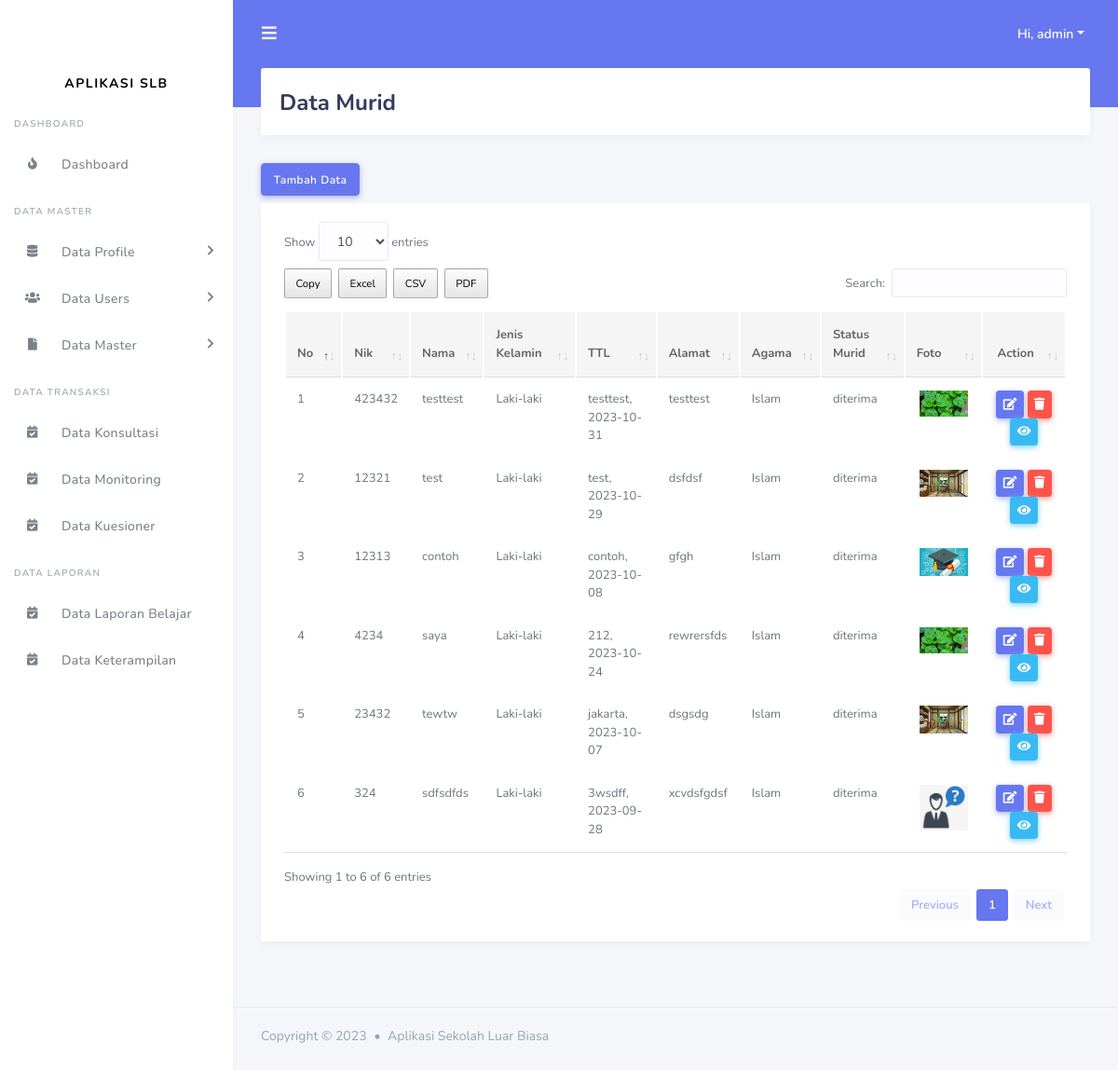
The page /admin/data_murid.php (signed in) on the database as committed earlier.
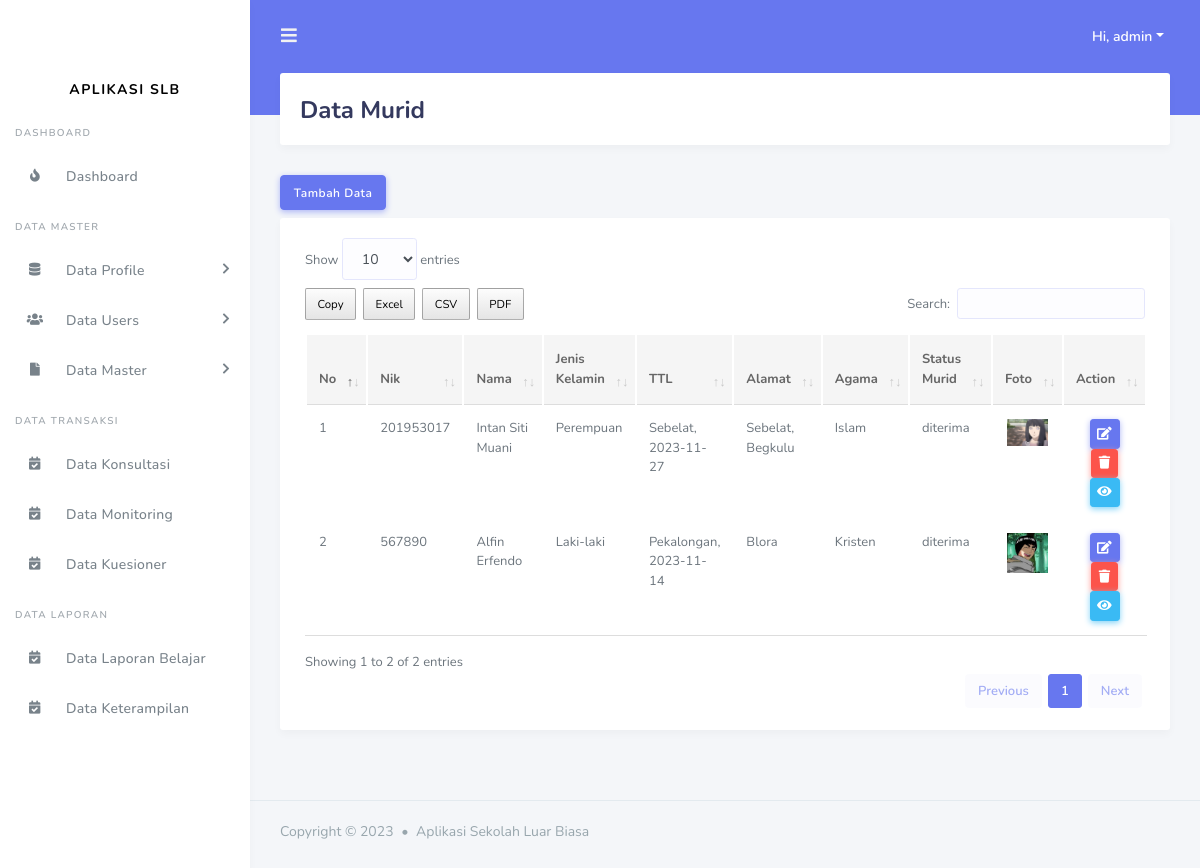
The same page on the database as committed later.
### tables this page shows
CREATE TABLE `tbl_murid` (
  `id_murid` int(11) NOT NULL,
  `nik` varchar(100) NOT NULL,
  `nama` varchar(200) NOT NULL,
  `jenis_kelamin` varchar(100) NOT NULL,
  `tempat_lahir` varchar(100) NOT NULL,
  `tanggal_lahir` date NOT NULL,
  `gambar` varchar(200) NOT NULL,
  `alamat` varchar(200) NOT NULL,
  `agama` varchar(200) NOT NULL DEFAULT 'admin',
  `status_murid` enum('menunggu hasil','diterima','tidak') NOT NULL DEFAULT 'diterima'
);

### include/koneksi.php (called while the page is built, shortened)
<?php
$base_url = "http://localhost/aplikasi_slb/";
?>

### admin/data_murid.php (the view, shortened to what this page needs)
<?php
include('../include/koneksi.php');
include('../template/header.php');
include('../template/sidebar.php');
?>
<div class="main-content">
  <section class="section">
    <div class="section-header">
      <h1>Data Murid</h1>
    </div>
    <button type="button" class="btn btn-primary mb-2" data-toggle="modal" data-target="#tambahdata">
      Tambah Data
    </button>
    <div class="section-body">
      <div class="card table-responsive">
        <div class="card-body ">
            <table class="table table-hover" id="data_tabel">
            <thead>
              <tr>
                <th>No</th>
                <th>Nik</th>
                <th>Nama</th>
                <th>Jenis Kelamin</th>
                <th>TTL</th>
                <th>Alamat</th>
                <th>Agama</th>
                <th>Status Murid</th>
                <th>Foto</th>
                <th class ="text-center">Action</th>
              </tr>
            </thead>
            <tbody>
              <?php
                    $query = "SELECT * FROM tbl_murid order by id_murid desc";
                    $result_tasks = mysqli_query($conn, $query);
                    $no = 1;
                    while($row = mysqli_fetch_assoc($result_tasks)) { ?>
                <tr>
                  <td><?= $no++ ?></td>
                  <td><?= $row['nik']?></td>
                  <td><?= $row['nama']?></td>
                  <td><?= $row['jenis_kelamin']?></td>
                  <td><?= $row['tempat_lahir']?>, <?= $row['tanggal_lahir']?></td>
                  <td><?= $row['alamat']?></td>
                  <td><?= $row['agama']?></td>
                  <td><?= $row['status_murid']?></td>
                  <td width = "10%" class ="text-center"><img src="<?= $base_url ?>assets/img/murid/<?= $row['gambar']?>" alt="" width ="90%"></td>
                  <td class ="text-center">
                    <button type="button" class="btn btn-primary btn-sm" data-toggle="modal" data-target="#updatedata<?= $row['id_murid'] ?>">
                      <i class="fas fa-edit"></i>
                    </button>
                    <a href="<?= $base_url ?>proses_admin/data_murid/delete.php?id=<?= $row['id_murid'] ?>" class="btn btn-danger btn-sm"><i class="fas fa-trash"></i></a>
                    <a href="<?= $base_url ?>admin/data_walimurid.php?id=<?= $row['id_murid'] ?>" class="btn btn-info btn-sm"><i class="fas fa-eye"></i></a>
                  </td>
                </tr>
              <?php } ?>
            </tbody>
          </table>
        </div>
      </div>
    </div>
  </section>
</div>
<?php include('../template/footer.php'); ?>

### template/header.php (shortened to what this page needs)
<!DOCTYPE html>
<html lang="en">
<head>
    <link rel="stylesheet" href="https://stackpath.bootstrapcdn.com/bootstrap/4.3.1/css/bootstrap.min.css">
    <link rel="stylesheet" href="https://use.fontawesome.com/releases/v5.7.2/css/all.css">
    <link rel="stylesheet" href="<?= $base_url?>assets/css/style.css">
    <link rel="stylesheet" href="<?= $base_url?>assets/css/components.css">
    <link rel="stylesheet" href="<?= $base_url ?>assets/datatables/datatables.min.css">
    <link rel="stylesheet" href="<?= $base_url ?>assets/datatables/dataTables.bootstrap4.min.css">
    <link rel="stylesheet" href="<?= $base_url ?>assets/datatables/buttons.dataTables.min.css">
    <link href="https://cdnjs.cloudflare.com/ajax/libs/select2/4.0.7/css/select2.min.css" rel="stylesheet" />
    <link rel="stylesheet" href="<?php echo $base_url ?>assets/summernote/summernote-bs4.css">
</head>

### template/sidebar.php (shortened to what this page needs)
<?php
include("../include/koneksi.php");
?>
<body>
  <div id="app">
    <div class="main-wrapper">
      <div class="navbar-bg"></div>
      <nav class="navbar navbar-expand-lg main-navbar">
        <form class="form-inline mr-auto">
          <ul class="navbar-nav mr-3">
            <li><a href="#" data-toggle="sidebar" class="nav-link nav-link-lg"><i class="fas fa-bars"></i></a></li>
          </ul>
        </form>
        <ul class="navbar-nav navbar-right">
          <li class="dropdown"><a href="#" data-toggle="dropdown" class="nav-link dropdown-toggle nav-link-lg nav-link-user">
            <div class="d-sm-none d-lg-inline-block">Hi, <?= $_SESSION['nama_users'];?></div></a>
          </li>
        </ul>
      </nav>
      <div class="main-sidebar">
        <aside id="sidebar-wrapper">
          <div class="sidebar-brand">
            <br>
            <a href="" class = "">Aplikasi SLB</a>
          </div>
            <?php if($_SESSION['hak_akses'] == 'admin'){?>
              <ul class="sidebar-menu mt-3">
                <li class="menu-header">Dashboard</li>
                <li><a class="nav-link" href="<?= $base_url ?>admin/dashboard.php"><i class="fas fa-fire"></i> <span>Dashboard</span></a></li>
                <li class="menu-header">Data Master</li>
                <li class="nav-item dropdown ">
                  <a href="#" class="nav-link has-dropdown" data-toggle="dropdown"><i class="fas fa-database"></i> <span>Data Profile</span></a>
                </li>
                <li class="nav-item dropdown">
                  <a href="#" class="nav-link has-dropdown" data-toggle="dropdown"><i class="fas fa-users"></i> <span>Data Users</span></a>
                </li>
                <li class="nav-item dropdown">
                  <a href="#" class="nav-link has-dropdown" data-toggle="dropdown"><i class="fas fa-file"></i> <span>Data Master</span></a>
                </li>
                <li class="menu-header">Data Transaksi</li>
                <li ><a class="nav-link" href="<?= $base_url?>admin/data_konsultasi.php"><i class="fas fa-calendar-check"></i> <span>Data Konsultasi</span></a></li>
                <li ><a class="nav-link" href="<?= $base_url?>admin/data_monitoring.php"><i class="fas fa-calendar-check"></i> <span>Data Monitoring</span></a></li>
                <li ><a class="nav-link" href="<?= $base_url?>admin/data_quisioner.php"><i class="fas fa-calendar-check"></i> <span>Data Kuesioner</span></a></li>
                <li class="menu-header">Data Laporan</li>
                <li ><a class="nav-link" href="<?= $base_url?>admin/laporan_belajar.php"><i class="fas fa-calendar-check"></i> <span>Data Laporan Belajar</span></a></li>
                <li ><a class="nav-link" href="<?= $base_url?>admin/data_keterampilan.php"><i class="fas fa-calendar-check"></i> <span>Data Keterampilan</span></a></li>
              </ul>
            <?php }else if($_SESSION['hak_akses'] == 'guru'){ ?>
              <ul class="sidebar-menu mt-3">
                <li class="menu-header">Dashboard</li>
                <li><a class="nav-link" href="<?= $base_url ?>guru/dashboard.php"><i class="fas fa-fire"></i> <span>Dashboard</span></a></li>
                <li class="nav-item dropdown">
                  <a href="#" class="nav-link has-dropdown" data-toggle="dropdown"><i class="fas fa-file"></i> <span>Data Master</span></a>
                  <ul class="dropdown-menu">
                    <li><a class="nav-link" href="<?= $base_url ?>guru/data_kelas.php">Data Kelas</a></li>
                    <li><a class="nav-link" href="<?= $base_url ?>guru/data_kategori.php">Data Kategori</a></li>
                  </ul>
                </li>
                <li class="menu-header">Data Transaksi</li>
                <li ><a class="nav-link" href="<?= $base_url?>guru/data_konsultasi.php"><i class="fas fa-calendar-check"></i> <span>Data Konsultasi</span></a></li>
                <li ><a class="nav-link" href="<?= $base_url?>guru/data_monitoring.php"><i class="fas fa-calendar-check"></i> <span>Data Monitoring</span></a></li>
                <li class="menu-header">Data Laporan</li>
                <li ><a class="nav-link" href="<?= $base_url?>guru/laporan_belajar.php"><i class="fas fa-calendar-check"></i> <span>Data Laporan Belajar</span></a></li>
              </ul>
            <?php } ?>
        </aside>
      </div>

### template/footer.php (shortened to what this page needs)
        <footer class="main-footer">
            <div class="footer-left">
                Copyright &copy; 2023 <div class="bullet"></div> Aplikasi Sekolah Luar Biasa
            </div>
        </footer>
    </div>
  </div>
  </body>
</html>

Rows that differ between the two databases and show on the page:
removed tbl_murid: nik "423432", nama "testtest", jenis_kelamin "Laki-laki", tempat_lahir "testtest", tanggal_lahir "2023-10-31", alamat "testtest", agama "Islam", status_murid "diterima", gambar (picture)
removed tbl_murid: nik "12321", nama "test", jenis_kelamin "Laki-laki", tempat_lahir "test", tanggal_lahir "2023-10-29", alamat "dsfdsf", agama "Islam", status_murid "diterima", gambar (picture)
removed tbl_murid: nik "12313", nama "contoh", jenis_kelamin "Laki-laki", tempat_lahir "contoh", tanggal_lahir "2023-10-08", alamat "gfgh", agama "Islam", status_murid "diterima", gambar (picture)
removed tbl_murid: nik "4234", nama "saya", jenis_kelamin "Laki-laki", tempat_lahir "212", tanggal_lahir "2023-10-24", alamat "rewrersfds", agama "Islam", status_murid "diterima", gambar (picture)
removed tbl_murid: nik "23432", nama "tewtw", jenis_kelamin "Laki-laki", tempat_lahir "jakarta", tanggal_lahir "2023-10-07", alamat "dsgsdg", agama "Islam", status_murid "diterima", gambar (picture)
removed tbl_murid: nik "324", nama "sdfsdfds", jenis_kelamin "Laki-laki", tempat_lahir "3wsdff", tanggal_lahir "2023-09-28", alamat "xcvdsfgdsf", agama "Islam", status_murid "diterima", gambar (picture)
added tbl_murid: nik "201953017", nama "Intan Siti Muani", jenis_kelamin "Perempuan", tempat_lahir "Sebelat", tanggal_lahir "2023-11-27", alamat "Sebelat, Begkulu", agama "Islam", status_murid "diterima", gambar (picture)
added tbl_murid: nik "567890", nama "Alfin Erfendo", jenis_kelamin "Laki-laki", tempat_lahir "Pekalongan", tanggal_lahir "2023-11-14", alamat "Blora", agama "Kristen", status_murid "diterima", gambar (picture)
Other text that changed with them:
text written by a page script: "Show entries Copy Excel CSV PDF Search: Showing 1 to 6 of 6 entries Previous 1 Next" → "Show entries Copy Excel CSV PDF Search: Showing 1 to 2 of 2 entries Previous 1 Next"
